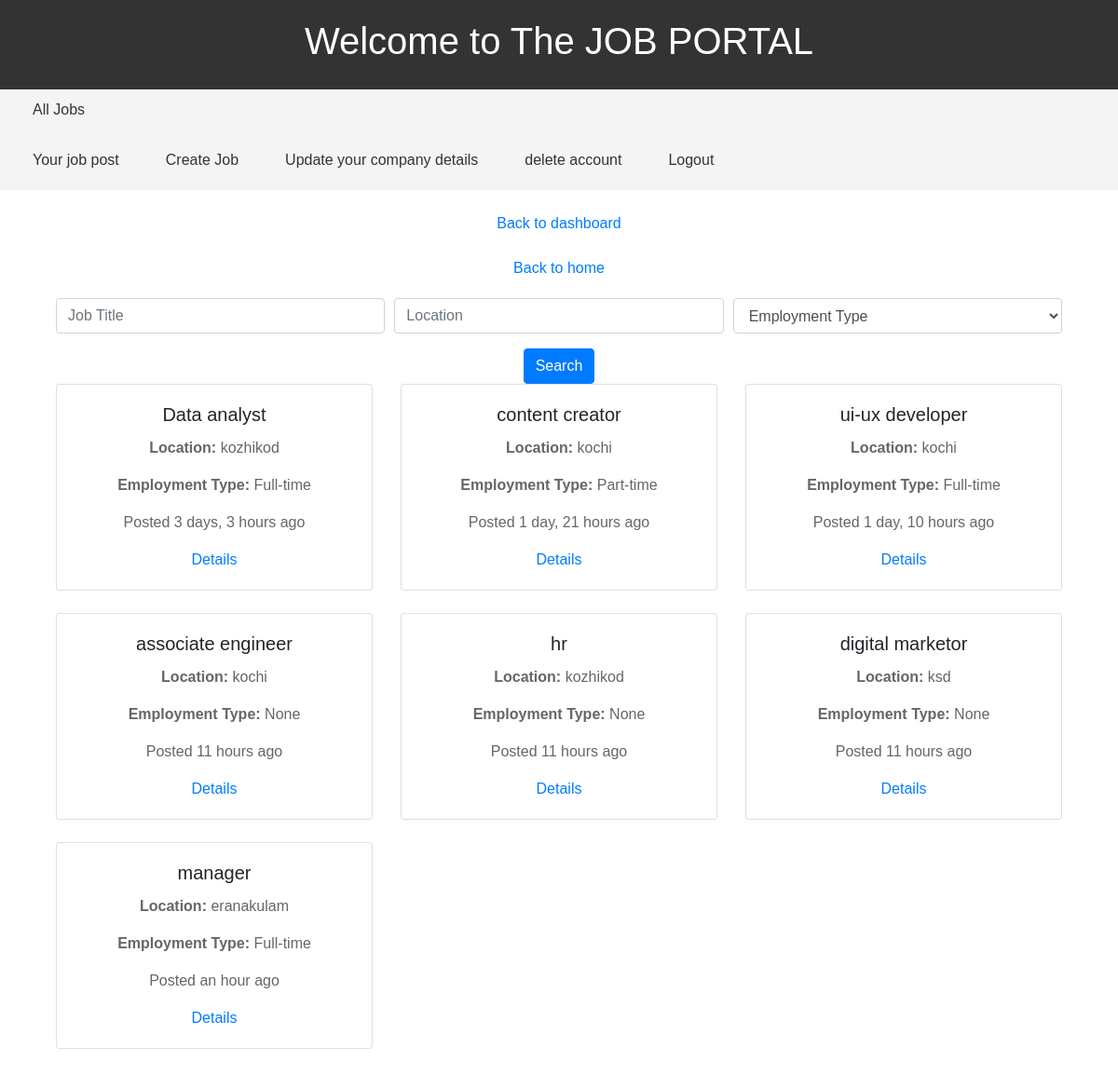
Screenshot of /search/ (signed in) with the database file from the repository.
### job/models.py (models this page shows, shortened)
class Job (models.Model):
    user = models. ForeignKey (User, on_delete=models.CASCADE)
    company = models. ForeignKey (Company, on_delete=models.CASCADE)
    title = models. CharField(max_length=100)
    location = models. CharField(max_length=100)
    salary = models. PositiveIntegerField(default=35000)
    is_available=models.BooleanField(default=True)
    timestamb=models.DateTimeField(auto_now_add=True)
    job_description = models.TextField(null=True,blank=True)
    required_qualifications = models.CharField(max_length=50,null=True,blank=True)
    responsibilities = models.TextField(null=True,blank=True)
    application_Deadline = models.DateField(null=True,blank=True)
    option = (('Full-time', 'Full-time'), ('Part-time', 'Part-time'), ('Contract', 'Contract'), ('etc', 'etc'))
    Employment_Type = models.CharField(choices=option, max_length=20,null=True,blank=True)
    Company_Benefits = models.TextField(null=True,blank=True)
    How_to_Apply = models.TextField(null=True,blank=True)
    cover_letter=models.CharField(max_length=20,null=True,blank=True)
    status_choices = (('Accepted', 'Accepted'),
                      ('Declined', 'Declined'),
                      ('Pending', 'Pending'))
    status = models.CharField(max_length=20, choices=status_choices,null=True)

### website/views.py (the view)
# urls.py: path('search/',SearchView.as_view(),name="search")
class SearchView(ListView):
    model = Job
    template_name = 'website/search.html'
    context_object_name = 'jobapp'
    def get_queryset(self):
        queryset = super().get_queryset()
        title = self.request.GET.get('job_title', '')
        location = self.request.GET.get('job_location', '')
        employment_type = self.request.GET.get('employment_type', '')
        if title:
            queryset = queryset.filter(title__icontains=title)
        if location:
            queryset = queryset.filter(location__icontains=location)
        if employment_type:
            queryset = queryset.filter(Employment_Type__icontains=employment_type)
        return queryset

### templates/website/search.html (shortened to what this page needs)
{% extends "users/base.html" %}
{% load humanize%}
{% block content %}
    <div class="container">
        <form class="search-form" action="{% url 'search' %}" method="GET">
            <div class="form-row">
              <div class="form-group col-md-4">
                <input type="text" class="form-control" name="job_title" placeholder="Job Title">
              </div>
              <div class="form-group col-md-4">
                <input type="text" class="form-control" name="job_location" placeholder="Location">
              </div>
              <div class="form-group col-md-4">
                <select class="form-control" name="employment_type">
                  <option value="">Employment Type</option>
                </select>
            </div>
          </div>
          <button type="submit" class="btn btn-primary">Search</button>
        </form>
        <div class="row">
            {% if jobapp %}
                {% for job in jobapp %}
                    <div class="col-md-4 mb-4">
                        <div class="card">
                            <div class="card-body">
                                <h5 class="card-title">{{ job.title }}</h5>
                                <p class="card-text"><strong>Location:</strong> {{ job.location }}</p>
                                <p class="card-text"><strong>Employment Type:</strong> {{ job.Employment_Type }}</p>
                                <p>Posted {{ job.timestamb|naturaltime}}</p>
                                <a href="{% url 'job-details' job.id %}">Details</a>
                            </div>
                        </div>
                    </div>
                {% endfor %}
            {% else %}
                <div class="col">
                    <p>No jobs found.</p>
                </div>
            {% endif %}
        </div>
    </div>
{% endblock %}

### templates/users/base.html (style rules this page uses)
body { font-family: Arial, sans-serif; margin: 0; padding: 0; }
.container { margin: 20px auto; text-align: center; }
.container p { color: #666; margin-top: 10px; }

### rows the page displays
Job: title "Data analyst", location "kozhikod", Employment_Type "Full-time", timestamb "3 days, 3 hours ago"
Job: title "content creator", location "kochi", Employment_Type "Part-time", timestamb "1 day, 21 hours ago"
Job: title "ui-ux developer", location "kochi", Employment_Type "Full-time", timestamb "1 day, 10 hours ago"
Job: title "associate engineer", location "kochi", Employment_Type "None", timestamb "11 hours ago"
Job: title "hr", location "kozhikod", Employment_Type "None", timestamb "11 hours ago"
Job: title "digital marketor", location "ksd", Employment_Type "None", timestamb "11 hours ago"
Job: title "manager", location "eranakulam", Employment_Type "Full-time", timestamb "an hour ago"
